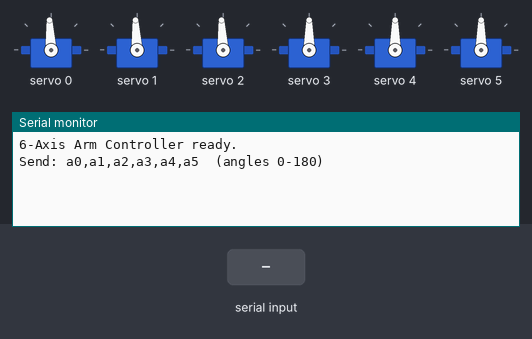
Bench run of a sketch on a simulated Arduino Uno, built with avr-gcc and run on an emulated ATmega328P. On the bench: 6 × servo, the last lines printed to the serial monitor. Inputs (shaded band) come from the test bench.

Above: at 1.4 s.
1.5 s: "HOME\n" received over Serial
At 2.0 s:
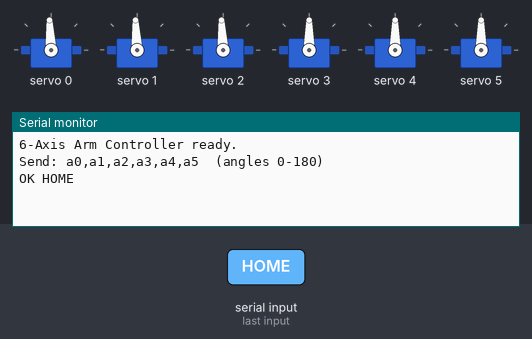
3.0 s: ",\n" received over Serial
At 4.2 s:
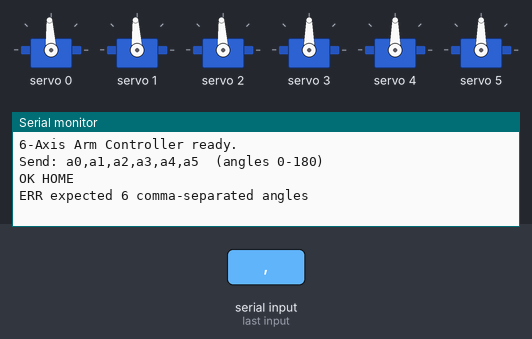
4.5 s: "SPEED,90\n" received over Serial
At 5.5 s:
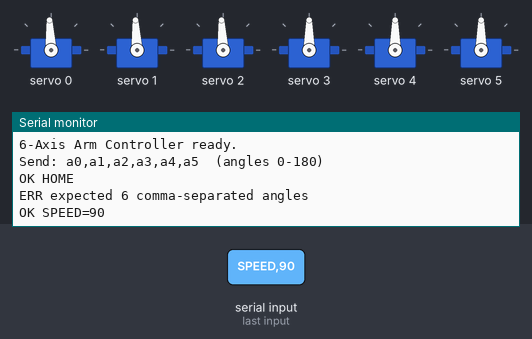

The sketch:

robot_arm_controller.ino
```cpp
/*
  6-Axis Robot Arm Controller
  Arduino Uno + PCA9685 16-Channel PWM Servo Driver
  Joints 0-2: SG90  (light-duty, e.g. wrist/gripper)
  Joints 3-5: MG995 (high-torque, e.g. base/shoulder/elbow)

  WIRING
  ------
  PCA9685        Arduino Uno
  VCC       ->   5V   (logic power)
  GND       ->   GND
  SDA       ->   A4
  SCL       ->   A5
  V+        ->   External 5-6V supply, current-rated for all 6 servos
                 (SG90 ~ 100-250mA each, MG995 ~ 500-900mA stall each,
                  so budget at least 3-4A on the external rail)
  GND (V+ terminal block) -> External supply GND
  IMPORTANT: Arduino GND, PCA9685 GND, and external supply GND must all
  be tied together (common ground), but do NOT power servos from the
  Arduino 5V pin - it cannot supply enough current.

  Servo channels on PCA9685:
    CH0 = SG90  #1   (e.g. wrist roll)
    CH1 = SG90  #2   (e.g. wrist pitch)
    CH2 = SG90  #3   (e.g. gripper)
    CH3 = MG995 #1   (e.g. base rotate)
    CH4 = MG995 #2   (e.g. shoulder)
    CH5 = MG995 #3   (e.g. elbow)

  SERIAL PROTOCOL (from PC / Web Serial / ROS2 bridge)
  ------------------------------------------------------
  Send a line of 6 comma-separated integers (0-180), newline terminated:
      "90,45,90,120,60,90\n"
  representing target angles for joints 0..5 in order.
  The arm will smoothly interpolate from its current pose to the target.

  Optional commands:
    "HOME\n"   -> moves all joints to their configured home angle
    "SPEED,n\n"-> sets interpolation step delay in ms (higher = slower/smoother)

  Requires: Adafruit PWM Servo Driver Library
  (Arduino IDE -> Library Manager -> search "Adafruit PWM Servo Driver")
*/

#include <Wire.h>
#include <Adafruit_PWMServoDriver.h>

Adafruit_PWMServoDriver pwm = Adafruit_PWMServoDriver(0x40);

#define NUM_SERVOS 6
#define SERVO_FREQ 50 // analog servos run at ~50 Hz updates

// ---- Per-servo calibration -----------------------------------------
// Pulse length counts (out of 4096 @ 50Hz) corresponding to 0 deg and
// 180 deg. Datasheet-typical values are given below, but SG90/MG995
// units vary unit-to-unit - recalibrate each servo for best accuracy
// (see calibrate() helper at the bottom of this file).
//
//                    channel:   0(SG90) 1(SG90) 2(SG90) 3(MG995) 4(MG995) 5(MG995)
int SERVO_MIN[NUM_SERVOS] = {  102,    102,    102,     105,     105,     105 }; // 0 deg
int SERVO_MAX[NUM_SERVOS] = {  512,    512,    512,     500,     500,     500 }; // 180 deg

// Software joint limits (deg) - protects mechanism / wiring from over-travel
int JOINT_MIN[NUM_SERVOS] = {   0,   0,   0,   0,  10,   0 };
int JOINT_MAX[NUM_SERVOS] = { 180, 180, 180, 180, 170, 180 };

// Home / startup pose (deg)
int HOME_POSE[NUM_SERVOS] = { 90, 90, 90, 90, 90, 90 };

// ---- State -----------------------------------------------------------
float currentAngle[NUM_SERVOS];   // current commanded angle (float for smooth stepping)
int   targetAngle[NUM_SERVOS];
int   stepDelayMs = 15;           // ms between interpolation steps (SPEED command tunes this)
const float STEP_SIZE = 1.0;      // degrees per interpolation step

String inputLine = "";

int angleToPulse(int channel, float angleDeg) {
  angleDeg = constrain(angleDeg, JOINT_MIN[channel], JOINT_MAX[channel]);
  long pulse = map((long)(angleDeg * 10), 0, 1800,
                    SERVO_MIN[channel], SERVO_MAX[channel]);
  return (int)pulse;
}

void writeAngle(int channel, float angleDeg) {
  pwm.setPWM(channel, 0, angleToPulse(channel, angleDeg));
}

void setup() {
  Serial.begin(115200);
  Serial.println(F("6-Axis Arm Controller ready."));
  Serial.println(F("Send: a0,a1,a2,a3,a4,a5  (angles 0-180)"));

  Wire.begin();
  pwm.begin();
  pwm.setPWMFreq(SERVO_FREQ);
  delay(200);

  for (int i = 0; i < NUM_SERVOS; i++) {
    currentAngle[i] = HOME_POSE[i];
    targetAngle[i]  = HOME_POSE[i];
    writeAngle(i, currentAngle[i]);
  }
}

void goHome() {
  for (int i = 0; i < NUM_SERVOS; i++) targetAngle[i] = HOME_POSE[i];
}

void parseLine(String line) {
  line.trim();
  if (line.length() == 0) return;

  if (line.equalsIgnoreCase("HOME")) {
    goHome();
    Serial.println(F("OK HOME"));
    return;
  }

  if (line.startsWith("SPEED,")) {
    int val = line.substring(6).toInt();
    if (val > 0 && val < 200) {
      stepDelayMs = val;
      Serial.print(F("OK SPEED="));
      Serial.println(stepDelayMs);
    }
    return;
  }

  // Expect 6 comma separated integers
  int vals[NUM_SERVOS];
  int idx = 0;
  int start = 0;
  for (int i = 0; i <= line.length() && idx < NUM_SERVOS; i++) {
    if (i == line.length() || line.charAt(i) == ',') {
      String token = line.substring(start, i);
      vals[idx] = token.toInt();
      idx++;
      start = i + 1;
    }
  }

  if (idx == NUM_SERVOS) {
    for (int i = 0; i < NUM_SERVOS; i++) {
      targetAngle[i] = constrain(vals[i], JOINT_MIN[i], JOINT_MAX[i]);
    }
    Serial.println(F("OK"));
  } else {
    Serial.println(F("ERR expected 6 comma-separated angles"));
  }
}

void loop() {
  // --- read serial ---
  while (Serial.available() > 0) {
    char c = Serial.read();
    if (c == '\n') {
      parseLine(inputLine);
      inputLine = "";
    } else if (c != '\r') {
      inputLine += c;
    }
  }

  // --- smoothly step every joint toward its target ---
  bool moving = false;
  for (int i = 0; i < NUM_SERVOS; i++) {
    float diff = targetAngle[i] - currentAngle[i];
    if (abs(diff) > 0.01) {
      moving = true;
      float step = constrain(diff, -STEP_SIZE, STEP_SIZE);
      currentAngle[i] += step;
      writeAngle(i, currentAngle[i]);
    }
  }

  if (moving) delay(stepDelayMs);
}

/*
  ---------------------------------------------------------------------
  CALIBRATION HELPER (optional)
  ---------------------------------------------------------------------
  SG90 and MG995 units vary. To calibrate a channel precisely:
  1. Temporarily replace loop() with a sketch that sweeps pwm.setPWM()
     from ~100 to ~600 for the target channel while you watch the horn.
  2. Note the pulse count where the horn just reaches mechanical 0 deg
     and just reaches 180 deg (or its rated max, MG995 is often ~120-180
     deg depending on model) without straining.
  3. Enter those counts into SERVO_MIN[]/SERVO_MAX[] for that channel.
  Doing this per-servo materially improves accuracy versus the generic
  datasheet numbers above.
*/
```

Measured:
- after the input at 1.5 s, the serial monitor: prints a new line at once (image 1)
- after the input at 3.0 s, the serial monitor: prints a new line at once (image 2)
- after the input at 4.5 s, the serial monitor: prints a new line at once (image 3)
